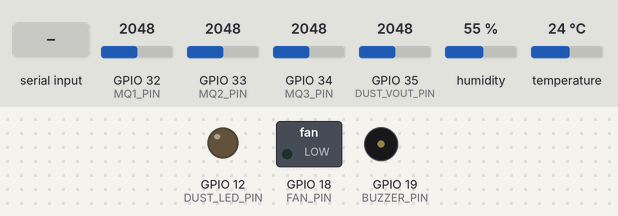
Bench run of a sketch on a simulated ESP32. Parts: switched loads named in the sketch (green lamp = pin HIGH), output pins drawn as LEDs (lit = HIGH), buzzer (waves = sounding, pin HIGH). The test bench sets the inputs (shaded band); at power-on: GPIO 32 (MQ1_PIN) = 2048, GPIO 33 (MQ2_PIN) = 2048, GPIO 34 (MQ3_PIN) = 2048, GPIO 35 (DUST_VOUT_PIN) = 2048, humidity 55 %, temperature 24 °C. WiFi joins after 1.5 s; servers stay silent unless stated; uploads are accepted with an empty reply; what the sketch prints to the serial monitor is not drawn.

Above: at 0.0 s.
At 1.1 s:
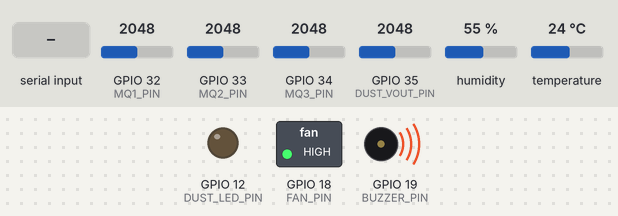
At 3.7 s:
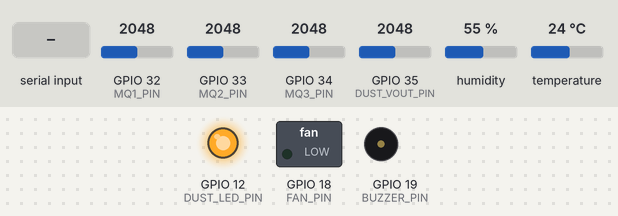
3.8 s: "mq1 350\n" received over Serial
5.6 s: "dust 80\n" received over Serial
8.3 s: "mq 1\n" received over Serial
Timing chart, 0 to 11.3 s (numbered marks = the images above; inputs shaded):
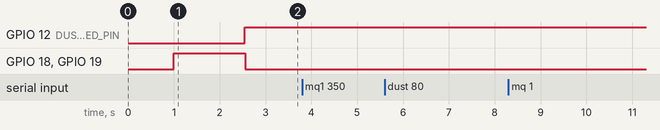

The sketch:

sketch_nov9a.ino
```cpp
#include <Arduino.h>
#include "DHT.h"
#include <WiFi.h>
#include <HTTPClient.h>
#include <ArduinoJson.h>

#define DUST_LED_PIN 12
#define DUST_VOUT_PIN 35

#define DHTPIN 13      // GPIO 13 for DHT sensor
#define DHTTYPE DHT11  // or DHT11 depending on your sensor

#define MQ1_PIN 32  // MQ sensor 1
#define MQ2_PIN 33  // MQ sensor 2
#define MQ3_PIN 34  // MQ sensor 3

// === Fan & Buzzer ===
#define FAN_PIN 18     // active LOW
#define BUZZER_PIN 19  // active LOW

// WiFi Configuration
const char* WIFI_SSID = "demo273";  // Replace with your WiFi SSID
const char* WIFI_PASSWORD = "pass1234";  // Replace with your WiFi password

// Server Configuration
// Public server URL (with domain name)
const char* PUBLIC_SERVER_URL = "https://iotproject001.toandz.id.vn";  // Replace with your public server domain
// Local server will use default gateway IP with port 8085
const int LOCAL_SERVER_PORT = 8085;

// Server state tracking
enum ServerState {
  SERVER_PUBLIC,   // Using public server
  SERVER_LOCAL,    // Using local server
  SERVER_UNKNOWN   // Not determined yet
};

ServerState currentServer = SERVER_UNKNOWN;  // Start with unknown, will try public first
const int HTTP_SUCCESS = 200;

// Thresholds (defaults: tune as needed)
int mqThreshold[3] = { 300, 300, 600 };  // MQ ADC thresholds (MQ1->index0 = GPIO32, MQ2->index1=33, MQ3->index2=34)
float dhtTempThreshold = 30.0;           // °C
float dustThreshold = 50.0;              // µg/m³ (or same unit you compute)

unsigned long lastSerialCheck = 0;
const unsigned long SERIAL_CHECK_INTERVAL = 200;  // ms

unsigned long lastDataPost = 0;
unsigned long lastPoll = 0;
const unsigned long DATA_POST_INTERVAL = 2000;  // 2 seconds
const unsigned long POLL_INTERVAL = 2000;        // 2 seconds

unsigned long startTime = 0;  // For uptime calculation

DHT dht(DHTPIN, DHTTYPE);
WiFiClient client;
HTTPClient http;


void handleSerialCommand(String cmd) {
  cmd.trim();
  if (cmd.length() == 0) return;
  cmd.toLowerCase();

  // tokenize (up to 4 tokens)
  String parts[4];
  int p = 0;
  char buf[cmd.length() + 1];
  cmd.toCharArray(buf, sizeof(buf));
  char *tok = strtok(buf, " ");
  while (tok && p < 4) {
    parts[p++] = String(tok);
    tok = strtok(NULL, " ");
  }

  // mq commands: "mq1 set 350" or "mq1 350"
  if (parts[0].startsWith("mq")) {
    int idx = parts[0].substring(2).toInt() - 1;  // mq1 -> index 0
    if (idx < 0 || idx > 2) {
      Serial.println("Invalid mq index (use mq1/mq2/mq3).");
      return;
    }
    String last = parts[p - 1];
    int val = last.toInt();
    mqThreshold[idx] = val;
    Serial.print("MQ");
    Serial.print(idx + 1);
    Serial.print(" threshold set to ");
    Serial.println(val);
    return;
  }

  // dht commands: "dht set temp 30" or "dht temp 30" or "dht 30"
  if (parts[0] == "dht") {
    String last = parts[p - 1];
    float val = last.toFloat();
    dhtTempThreshold = val;
    Serial.print("DHT temperature threshold set to ");
    Serial.println(val);
    return;
  }

  // dust commands: "dust set 80" or "dust 80"
  if (parts[0] == "dust") {
    String last = parts[p - 1];
    float val = last.toFloat();
    dustThreshold = val;
    Serial.print("Dust threshold set to ");
    Serial.println(val);
    return;
  }

  // status
  if (parts[0] == "status") {
    Serial.println("=== Thresholds ===");
    Serial.print("MQ1: ");
    Serial.println(mqThreshold[0]);
    Serial.print("MQ2: ");
    Serial.println(mqThreshold[1]);
    Serial.print("MQ3: ");
    Serial.println(mqThreshold[2]);
    Serial.print("DHT Temp: ");
    Serial.println(dhtTempThreshold);
    Serial.print("Dust: ");
    Serial.println(dustThreshold);
    return;
  }

  Serial.println("Unknown command. Examples:");
  Serial.println("  mq1 set 350");
  Serial.println("  dht 30");
  Serial.println("  dust 50");
  Serial.println("  status");
}


String getPublicServerURL() {
  return String(PUBLIC_SERVER_URL);
}

String getLocalServerURL() {
  // Use default gateway as server with port 8085
  IPAddress gateway = WiFi.gatewayIP();
  return "http://" + String(gateway[0]) + "." + String(gateway[1]) + "." + String(gateway[2]) + "." + String(gateway[3]) + ":" + String(LOCAL_SERVER_PORT);
}

String getCurrentServerURL() {
  if (currentServer == SERVER_LOCAL) {
    return getLocalServerURL();
  } else {
    return getPublicServerURL();
  }
}

void connectWiFi() {
  Serial.print("Connecting to WiFi: ");
  Serial.println(WIFI_SSID);

  WiFi.mode(WIFI_STA);
  WiFi.begin(WIFI_SSID, WIFI_PASSWORD);

  int attempts = 0;
  while (WiFi.status() != WL_CONNECTED && attempts < 20) {
    delay(500);
    Serial.print(".");
    attempts++;
  }

  if (WiFi.status() == WL_CONNECTED) {
    Serial.println();
    Serial.println("WiFi connected!");
    Serial.print("IP address: ");
    Serial.println(WiFi.localIP());
    Serial.print("Gateway: ");
    Serial.println(WiFi.gatewayIP());
    Serial.print("Public server: ");
    Serial.println(getPublicServerURL());
    Serial.print("Local server: ");
    Serial.println(getLocalServerURL());
    Serial.println("Server selection: Will try public first, then local if public fails");
  } else {
    Serial.println();
    Serial.println("WiFi connection failed!");
  }
}

bool tryPostToServer(String serverURL, String jsonPayload) {
  String url = serverURL + "/api/data";
  http.begin(client, url);
  http.addHeader("Content-Type", "application/json");
  http.setTimeout(5000);  // 5 second timeout

  int httpResponseCode = http.POST(jsonPayload);
  bool success = (httpResponseCode == HTTP_SUCCESS);

  if (httpResponseCode > 0) {
    Serial.print("HTTP Response code: ");
    Serial.print(httpResponseCode);
    Serial.print(" from ");
    Serial.println(serverURL);
    if (httpResponseCode == HTTP_SUCCESS) {
      String response = http.getString();
      Serial.println("Response: " + response);
    }
  } else {
    Serial.print("Error code: ");
    Serial.print(httpResponseCode);
    Serial.print(" from ");
    Serial.println(serverURL);
  }

  http.end();
  return success;
}

void postSensorData(float temperature, float humidity, int mq1, int mq2, int mq3, float dust) {
  if (WiFi.status() != WL_CONNECTED) {
    Serial.println("WiFi not connected, skipping data post");
    return;
  }

  // Create JSON payload
  StaticJsonDocument<512> doc;
  doc["temperature"] = temperature;
  doc["humidity"] = humidity;
  doc["mq1"] = mq1;
  doc["mq2"] = mq2;
  doc["mq3"] = mq3;
  doc["dust"] = dust;
  doc["wifiSignal"] = WiFi.RSSI();
  doc["uptime"] = (millis() - startTime) / 1000;  // uptime in seconds

  String jsonPayload;
  serializeJson(doc, jsonPayload);

  Serial.print("Posting data... Payload: ");
  Serial.println(jsonPayload);

  // Server switching logic:
  // 1. If current server is unknown, try public first
  // 2. Try current server first
  // 3. If current server fails, try the other server
  // 4. If other server succeeds, switch to it
  // 5. If both fail, try public server again next time

  bool success = false;

  if (currentServer == SERVER_UNKNOWN || currentServer == SERVER_PUBLIC) {
    // Try public server first
    Serial.println("Trying public server...");
    success = tryPostToServer(getPublicServerURL(), jsonPayload);
    if (success) {
      currentServer = SERVER_PUBLIC;
      Serial.println("✓ Using public server");
    } else {
      // Public failed, try local server
      Serial.println("Public server failed, trying local server...");
      success = tryPostToServer(getLocalServerURL(), jsonPayload);
      if (success) {
        currentServer = SERVER_LOCAL;
        Serial.println("✓ Switched to local server");
      } else {
        Serial.println("✗ Both servers failed, will try public again next time");
        currentServer = SERVER_PUBLIC;  // Reset to try public first next time
      }
    }
  } else if (currentServer == SERVER_LOCAL) {
    // Try local server first
    Serial.println("Trying local server...");
    success = tryPostToServer(getLocalServerURL(), jsonPayload);
    if (success) {
      Serial.println("✓ Using local server");
    } else {
      // Local failed, try public server
      Serial.println("Local server failed, trying public server...");
      success = tryPostToServer(getPublicServerURL(), jsonPayload);
      if (success) {
        currentServer = SERVER_PUBLIC;
        Serial.println("✓ Switched to public server");
      } else {
        Serial.println("✗ Both servers failed, will try public again next time");
        currentServer = SERVER_PUBLIC;  // Reset to try public first next time
      }
    }
  }
}

bool tryPollFromServer(String serverURL) {
  String url = serverURL + "/api/poll";
  http.begin(client, url);
  http.setTimeout(5000);  // 5 second timeout

  int httpResponseCode = http.GET();
  bool success = (httpResponseCode == HTTP_SUCCESS);

  if (success) {
    String response = http.getString();
    Serial.print("Poll response from ");
    Serial.print(serverURL);
    Serial.print(": ");
    Serial.println(response);

    // Parse JSON response
    StaticJsonDocument<256> doc;
    DeserializationError error = deserializeJson(doc, response);

    if (!error && doc["update"].as<bool>()) {
      // Update thresholds from server
      if (doc.containsKey("thresholds")) {
        JsonObject thresholds = doc["thresholds"];

        if (thresholds.containsKey("mq1")) {
          mqThreshold[0] = thresholds["mq1"].as<int>();
          Serial.print("MQ1 threshold updated to: ");
          Serial.println(mqThreshold[0]);
        }
        if (thresholds.containsKey("mq2")) {
          mqThreshold[1] = thresholds["mq2"].as<int>();
          Serial.print("MQ2 threshold updated to: ");
          Serial.println(mqThreshold[1]);
        }
        if (thresholds.containsKey("mq3")) {
          mqThreshold[2] = thresholds["mq3"].as<int>();
          Serial.print("MQ3 threshold updated to: ");
          Serial.println(mqThreshold[2]);
        }
        if (thresholds.containsKey("temperature")) {
          dhtTempThreshold = thresholds["temperature"].as<float>();
          Serial.print("Temperature threshold updated to: ");
          Serial.println(dhtTempThreshold);
        }
        if (thresholds.containsKey("dust")) {
          dustThreshold = thresholds["dust"].as<float>();
          Serial.print("Dust threshold updated to: ");
          Serial.println(dustThreshold);
        }
      }
    }
  } else {
    Serial.print("Poll error code: ");
    Serial.print(httpResponseCode);
    Serial.print(" from ");
    Serial.println(serverURL);
  }

  http.end();
  return success;
}

void pollServer() {
  if (WiFi.status() != WL_CONNECTED) {
    return;
  }

  // Use the same server switching logic as postSensorData
  bool success = false;

  if (currentServer == SERVER_UNKNOWN || currentServer == SERVER_PUBLIC) {
    // Try public server first
    success = tryPollFromServer(getPublicServerURL());
    if (success) {
      currentServer = SERVER_PUBLIC;
    } else {
      // Public failed, try local server
      success = tryPollFromServer(getLocalServerURL());
      if (success) {
        currentServer = SERVER_LOCAL;
        Serial.println("✓ Switched to local server for polling");
      } else {
        currentServer = SERVER_PUBLIC;  // Reset to try public first next time
      }
    }
  } else if (currentServer == SERVER_LOCAL) {
    // Try local server first
    success = tryPollFromServer(getLocalServerURL());
    if (success) {
      // Local server working
    } else {
      // Local failed, try public server
      success = tryPollFromServer(getPublicServerURL());
      if (success) {
        currentServer = SERVER_PUBLIC;
        Serial.println("✓ Switched to public server for polling");
      } else {
        currentServer = SERVER_PUBLIC;  // Reset to try public first next time
      }
    }
  }
}

void setup() {
  Serial.begin(115200);
  delay(1000);

  Serial.println("ESP32 Sensor Reading Start");

  startTime = millis();

  dht.begin();

  // Initialize analog pins (input by default)
  pinMode(MQ1_PIN, INPUT);
  pinMode(MQ2_PIN, INPUT);
  pinMode(MQ3_PIN, INPUT);
  pinMode(DUST_LED_PIN, OUTPUT);
  pinMode(DUST_VOUT_PIN, INPUT);

  // Fan & buzzer pins
  pinMode(FAN_PIN, OUTPUT);
  pinMode(BUZZER_PIN, OUTPUT);
  // inactive = HIGH
  digitalWrite(FAN_PIN, HIGH);
  digitalWrite(BUZZER_PIN, HIGH);

  // Connect to WiFi
  connectWiFi();
}

void loop() {


  // periodically check Serial (non-blocking-ish)
  if (millis() - lastSerialCheck > SERIAL_CHECK_INTERVAL) {
    lastSerialCheck = millis();
    while (Serial.available()) {
      String line = Serial.readStringUntil('\n');
      handleSerialCommand(line);
    }
  }


  // Read DHT sensor
  float humidity = dht.readHumidity();
  float temperature = dht.readTemperature();

  // Check if any reads failed
  if (isnan(humidity) || isnan(temperature)) {
    Serial.println("Failed to read from DHT sensor!");
  } else {
    Serial.print("DHT -> Temp: ");
    Serial.print(temperature);
    Serial.print(" °C | Humidity: ");
    Serial.print(humidity);
    Serial.println(" %");
  }

  // Read MQ sensors (0–4095 range on ESP32)
  int mq1_value = analogRead(MQ1_PIN);
  int mq2_value = analogRead(MQ2_PIN);
  int mq3_value = analogRead(MQ3_PIN);

  Serial.print("MQ1 (GPIO32): ");
  Serial.print(mq1_value);
  Serial.print(" | MQ2 (GPIO33): ");
  Serial.print(mq2_value);
  Serial.print(" | MQ3 (GPIO34): ");
  Serial.println(mq3_value);

  Serial.println("----------------------");


  // === Dust Sensor (Sharp GP2Y10) ===
  digitalWrite(DUST_LED_PIN, LOW);  // turn on IR LED
  delayMicroseconds(280);
  int dustVal = analogRead(DUST_VOUT_PIN);
  delayMicroseconds(40);
  digitalWrite(DUST_LED_PIN, HIGH);  // turn off LED
  delayMicroseconds(9680);           // finish 10ms cycle

  float voltage = dustVal * (3.3 / 4095.0);
  float dustDensity = (voltage - 0.9) * 1000 / 0.5;  // ≈ µg/m³
  if (dustDensity < 0) dustDensity = 0;

  Serial.print("Dust -> ADC: ");
  Serial.print(dustVal);
  Serial.print(" | Voltage: ");
  Serial.print(voltage, 3);
  Serial.print(" V | Dust Density: ");
  Serial.print(dustDensity, 1);
  Serial.println(" µg/m³");


  // === Evaluate alerts ===
  // MQ alerts
  bool mqAlert = false;
  int mqVals[3] = { mq1_value, mq2_value, mq3_value };
  for (int i = 0; i < 3; ++i) {
    if (mqVals[i] >= mqThreshold[i]) {
      mqAlert = true;
      break;
    }
  }

  // DHT temp alert
  bool dhtTempAlert = (temperature >= dhtTempThreshold);

  // Dust alert
  bool dustAlert = (dustDensity >= dustThreshold);

  // Decide outputs:
  // Fan ON if (mqAlert && dhtTempAlert) OR dustAlert
  if (mqAlert || dhtTempAlert || dustAlert) {
    digitalWrite(FAN_PIN, LOW);  // active LOW -> turn on
  } else {
    digitalWrite(FAN_PIN, HIGH);  // off
  }

  // Buzzer ON only when mqAlert && dhtTempAlert
  if (mqAlert || dhtTempAlert) {
    digitalWrite(BUZZER_PIN, LOW);  // on
  } else {
    digitalWrite(BUZZER_PIN, HIGH);  // off
  }

  // Optional: print concise status
  Serial.print("ALERTs -> MQ:");
  Serial.print(mqAlert ? "1" : "0");
  Serial.print(" DHTtemp:");
  Serial.print(dhtTempAlert ? "1" : "0");
  Serial.print(" Dust:");
  Serial.print(dustAlert ? "1" : "0");
  Serial.print(" | Fan:");
  Serial.print(((digitalRead(FAN_PIN) == LOW) ? "ON" : "OFF"));
  Serial.print(" Buzzer:");
  Serial.println(((digitalRead(BUZZER_PIN) == LOW) ? "ON" : "OFF"));

  Serial.print("Check: MQ=");
  Serial.print(mqAlert);
  Serial.print(" DHTtemp=");
  Serial.print(dhtTempAlert);
  Serial.print(" Dust=");
  Serial.println(dustAlert);


  // Post data to server every 2 seconds
  if (millis() - lastDataPost >= DATA_POST_INTERVAL) {
    lastDataPost = millis();
    if (!isnan(temperature) && !isnan(humidity)) {
      postSensorData(temperature, humidity, mq1_value, mq2_value, mq3_value, dustDensity);
    }
  }

  // Poll server for threshold updates every 2 seconds
  if (millis() - lastPoll >= POLL_INTERVAL) {
    lastPoll = millis();
    pollServer();
  }

  // Reconnect WiFi if disconnected
  if (WiFi.status() != WL_CONNECTED) {
    Serial.println("WiFi disconnected, attempting reconnect...");
    connectWiFi();
  }

  delay(1000);  // Small delay to prevent watchdog issues
}
```
